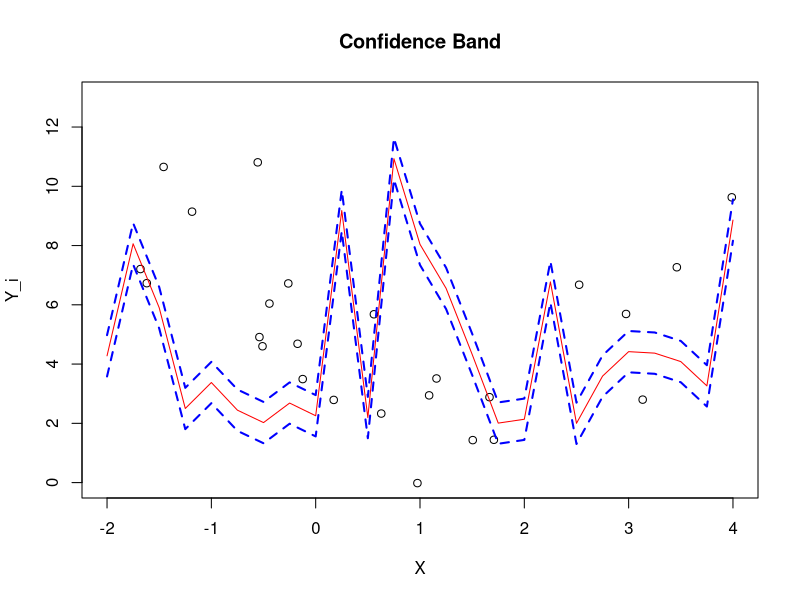

Reproduce this figure in R.
confidence_band <- function(X,b,gamma,sigma){
  
  N <- length(X)
  d <- length(b)
  #From Theorem 2.7.2
  
  s_hat_k <- sigma^2 * (solve(t(X)%*%X))
  conf_band <- sqrt(qf((gamma),d,N-d)*s_hat_k*d)
  
  #Simulate Y_i
  Y_i <- b[1] + b[2]*X + b[3]*X^2 + rnorm(25,0,sigma)
  #print(Y_i)
  b_hat <- b[1] + b[2]*X + b[3]*X^2
  
  CI <- cbind((b_hat-conf_band), (b_hat+conf_band))
  
  #plot simulated values
  plot(X, Y_i, col = "black", main = "Confidence Band", xlim=c(-2,4),ylim=c(0,13))
  range_x <- seq(from=-2,to=4,by=(6/24))
  #quadratic regression line
  lines(range_x,b_hat,col="red",lwd=1)
  #plot calculated confidence band
  lines(range_x,CI[,1],col="blue",lty=2,lwd=2)
  lines(range_x,CI[,2],col="blue",lty=2,lwd=2)
  
  print(Y_i)
  print(b_hat)
  print(conf_band)
  print(CI)
  
}

#randomnly generated uniformly distributed random variables
X <- runif(25, min=-2, max=4)

#parameters of b
b1 <- 3
b2 <- -2
b3 <- 1
b <- c(b1,b2,b3)

#sigma
sigma <- 2
#significance level
gamma <- 0.95

confidence_band(X,b,gamma,sigma)


